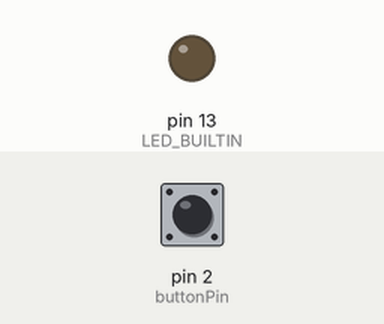
Recording of a sketch running on a simulated Arduino Uno, built with avr-gcc and run on an emulated ATmega328P. On the bench: output pins drawn as LEDs (lit = HIGH). The inputs (shaded band) are chosen by the test bench; at power-on: pin 2 (buttonPin) LOW.

Above: at 1.2 s.
1.3 s: pin 2 (buttonPin) pulled HIGH for 0.15 s
At 2.5 s:
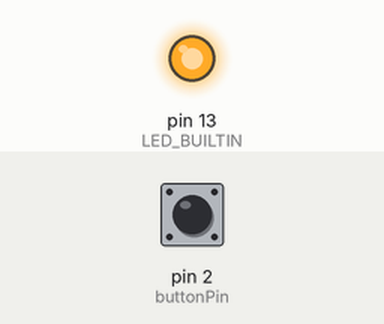
2.9 s: pin 2 (buttonPin) pulled HIGH for 1 s
At 3.9 s:
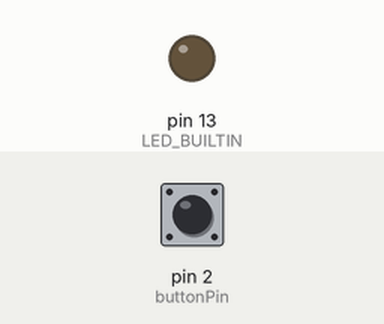
5.4 s: pin 2 (buttonPin) pulled HIGH for 3.2 s
At 5.8 s:
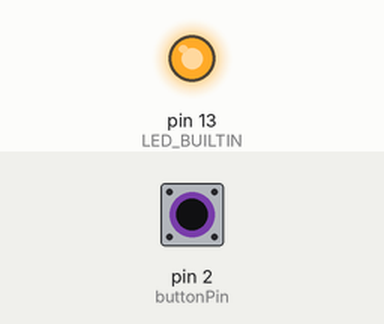
Timing chart, 0 to 8.4 s (numbered marks = the images above; inputs shaded):
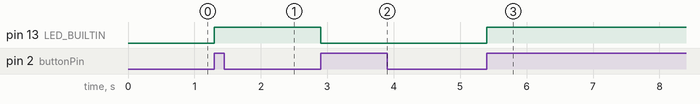

Measured:
- after the input at 1.3 s, pin 13 (LED_BUILTIN): LOW → HIGH at once
- after the input at 2.9 s, pin 13 (LED_BUILTIN): HIGH → LOW at once
- after the input at 5.4 s, pin 13 (LED_BUILTIN): LOW → HIGH at once

The sketch:

3_solution.ino
```cpp
// toggles the built-in led with button presses
// first press turns on, next press turns off, and so on


// button on port D2
int buttonPin = 2;

// booleans can have only 2 states : 0/1, true/false, HIGH/LOW
// store button states
boolean buttonCurrentState;
boolean buttonPreviousState;

// store led state
boolean ledState;


void setup() {
  pinMode(LED_BUILTIN, OUTPUT);
  pinMode(buttonPin, INPUT);
}

void loop() {

  // read state of button input pin
  buttonCurrentState = digitalRead(buttonPin);

  // has the button been pressed?
  if(buttonCurrentState == HIGH && buttonPreviousState == LOW) {
    // is the LED on?
    if(ledState){
      // yes, turn it off
      digitalWrite(LED_BUILTIN, LOW);
      ledState = LOW;
    } else {
      // no, turn it on
      digitalWrite(LED_BUILTIN, HIGH);
      ledState = HIGH;
    }
  }

  // store current button state in 'memory' variable to check against in next loop
  buttonPreviousState = buttonCurrentState;

}
```
